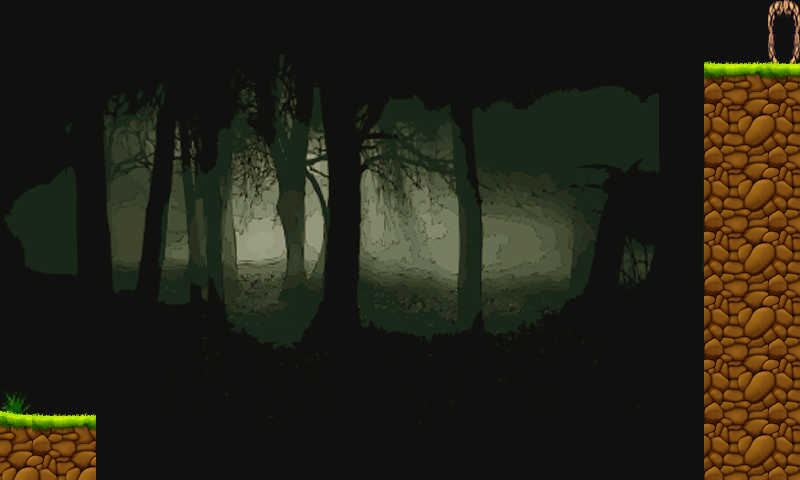

A 2D game scene composited from a Tiled map and its tileset images. What follows is a short description and the map's XML, with each tile layer's data collapsed to a summary:
An orthogonal 25x15 tile map with 32x32 px tiles, 3 tile layers (background, background1, background2), 3 tilesets and 10 objects (ground2, ground1, start, finish, enemy1, ...).

<map version="1.0" orientation="orthogonal" renderorder="right-down" width="25" height="15" tilewidth="32" tileheight="32" nextobjectid="23">
 <properties>
  <property name="mapmeta" value="mapvalue" />
 </properties>
 <tileset firstgid="1" name="Untitled" tilewidth="32" tileheight="32">
  <image source="tiles.png" width="256" height="32" />
 </tileset>
 <tileset firstgid="9" name="forest" tilewidth="32" tileheight="32">
  <image source="forest.png" width="320" height="320" />
 </tileset>
 <tileset firstgid="109" name="Gothic-Forest_Clip_Art" tilewidth="800" tileheight="480">
  <image source="Gothic-Forest_Clip_Art.png" width="800" height="480" />
 </tileset>
 <layer name="background" width="25" height="15">
  <data>[375 cells, 1 non-empty, 1 distinct tile ids]</data>
 </layer>
 <layer name="background1" width="25" height="15">
  <data>[375 cells, 4 non-empty, 4 distinct tile ids]</data>
 </layer>
 <layer name="background2" width="25" height="15">
  <data>[375 cells, 51 non-empty, 10 distinct tile ids]</data>
 </layer>
 <objectgroup name="obstacles">
  <properties>
   <property name="objectmeta" value="objectvalue" />
  </properties>
  <object id="6" name="ground2" x="706" y="65" width="100" height="418">
   <properties>
    <property name="name" value="ground2" />
   </properties>
  </object>
  <object id="13" name="ground1" x="-3" y="416" width="100" height="69">
   <properties>
    <property name="name" value="ground2" />
   </properties>
  </object>
 </objectgroup>
 <objectgroup name="startFinish">
  <object id="10" name="start" x="35" y="350" width="48" height="64">
   <properties>
    <property name="name" value="start" />
   </properties>
  </object>
  <object id="12" name="finish" x="768" y="0" width="32" height="64">
   <properties>
    <property name="name" value="finish" />
   </properties>
  </object>
 </objectgroup>
 <objectgroup name="enemies">
  <object id="14" name="enemy1" x="125" y="335" width="34" height="31">
   <properties>
    <property name="name" value="enemy1" />
   </properties>
  </object>
  <object id="16" name="enemy5" x="510" y="90" width="34" height="31">
   <properties>
    <property name="name" value="enemy5" />
   </properties>
  </object>
  <object id="17" name="enemy2" x="233" y="335" width="34" height="31">
   <properties>
    <property name="name" value="enemy2" />
   </properties>
  </object>
  <object id="18" name="enemy3" x="303" y="206" width="34" height="31">
   <properties>
    <property name="name" value="enemy3" />
   </properties>
  </object>
  <object id="19" name="enemy4" x="433" y="206" width="34" height="31">
   <properties>
    <property name="name" value="enemy4" />
   </properties>
  </object>
  <object id="21" name="enemy6" x="634" y="90" width="34" height="31">
   <properties>
    <property name="name" value="enemy6" />
   </properties>
  </object>
 </objectgroup>
 <objectgroup name="shackleables" />
 <objectgroup name="platforms" />
 <objectgroup name="pinecones" />
</map>
